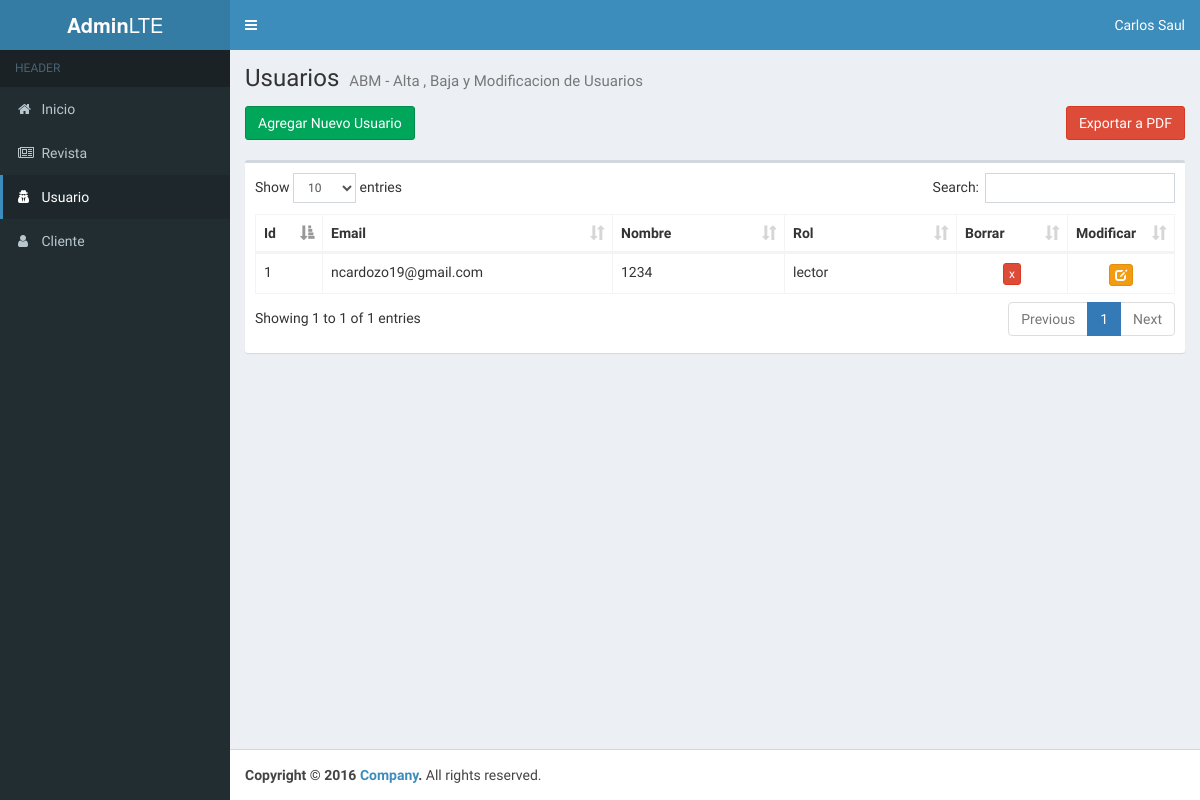
Screenshot of /vistas/panel_admin/panel-administrador-usuario.php with the database file from the repository.
### tables this page shows
CREATE TABLE `usuario` (
  `id_usuario` int(11) NOT NULL,
  `email` varchar(30) NOT NULL,
  `clave` varchar(50) NOT NULL,
  `nombre` varchar(50) NOT NULL,
  `cod_rol` int(11) DEFAULT NULL
);

CREATE TABLE `rol` (
  `id_rol` int(11) NOT NULL,
  `descripcion` varchar(40) DEFAULT NULL
);

### php/panel_admin/usuario/tabla_usuario.php (the view, shortened to what this page needs)
<?php
             include("../../bd/conexion.php");
                 $sql = "SELECT * FROM usuario INNER JOIN rol ON usuario.cod_rol = rol.id_rol ORDER BY id_usuario DESC" ;
                 $resultado = mysqli_query($conexion, $sql);
                 while($fila = mysqli_fetch_array($resultado)) {
                   echo "<tr>";
                   echo '<td>'.$fila["id_usuario"].'</td>
                         <td>'.$fila["email"].'</td>
                         <td>'.$fila["nombre"].'</td>
                         <td>'.$fila["descripcion"].'</td>
                         <td style="text-align:center"><button type="button" style=" width:20%"  name="delete_btn" id="delete_btn" data-id1="'.$fila["id_usuario"].'" class="btn btn-xs btn-danger btn_delete">x</button></td>
                         <td style="text-align:center"><a href="#'.$fila["id_usuario"].'" id="mod_btn" class="dropdown-toggle btn btn-xs btn-warning glyphicon glyphicon-edit" data-target="#'.$fila["id_usuario"].'" data-toggle="modal" role="button"></a></td>';
                 }
         ?>

### rows the page displays
usuario: id_usuario "1", email "ncardozo19@gmail.com", nombre "1234", cod_rol.descripcion "lector"
